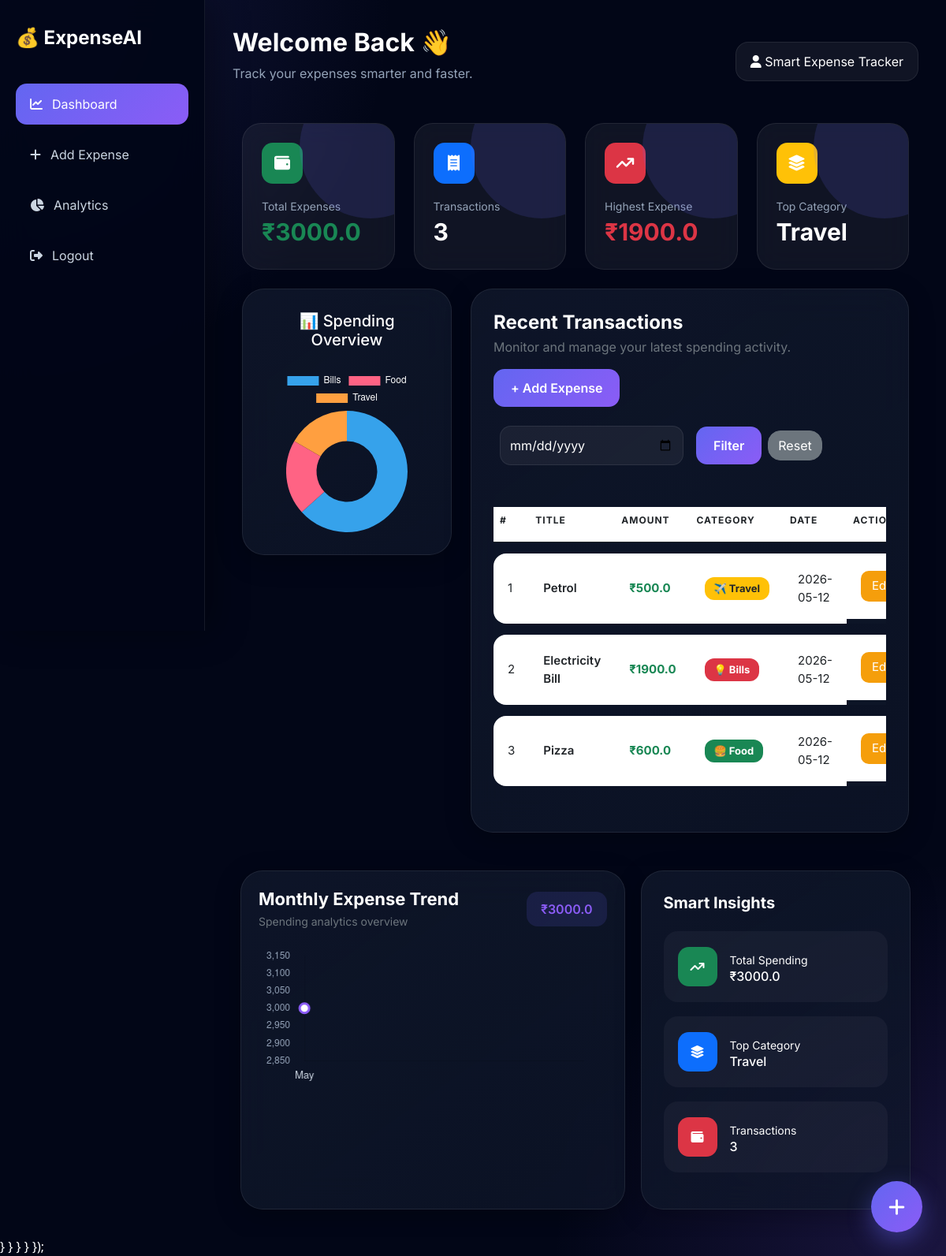
The app's page /dashboard (signed in) with its own data.
### tables this page shows
CREATE TABLE expenses (
            id INTEGER PRIMARY KEY AUTOINCREMENT,
            user_id INTEGER,
            title TEXT,
            amount REAL,
            category TEXT,
            date TEXT
        );

### app.py (the view)
@app.route('/dashboard')
def index():
    print(session)
    if 'user_id' not in session:
        return redirect('/login')
    user_id = session['user_id']
    conn = sqlite3.connect(DB_PATH)
    c = conn.cursor()
    selected_date = request.args.get('date')
    if selected_date:
        c.execute("""
    SELECT id, title, amount, category, date
    FROM expenses
    WHERE user_id=? AND date=?
""", (user_id, selected_date))
    else:
        c.execute("""
    SELECT id, title, amount, category, date
    FROM expenses
    WHERE user_id=?
""", (user_id,))
    data = c.fetchall()
    c.execute("SELECT SUM(amount) FROM expenses WHERE user_id=?", (user_id,))
    total = c.fetchone()[0] or 0
    c.execute("SELECT COUNT(*) FROM expenses WHERE user_id=?", (user_id,))
    count = c.fetchone()[0]
    c.execute("SELECT MAX(amount) FROM expenses WHERE user_id=?", (user_id,))
    max_expense = c.fetchone()[0] or 0
    c.execute("""
        SELECT category, COUNT(*)
        FROM expenses
        WHERE user_id=?
        GROUP BY category
        ORDER BY COUNT(*) DESC
        LIMIT 1
    """, (user_id,))
    top = c.fetchone()
    top_category = top[0] if top else "N/A"
    if selected_date:
        c.execute("""
        SELECT category, SUM(amount)
        FROM expenses
        WHERE user_id=? AND date=?
        GROUP BY category
    """, (user_id, selected_date))
    else:
        c.execute("""
        SELECT category, SUM(amount)
        FROM expenses
        WHERE user_id=?
        GROUP BY category
    """, (user_id,))
    chart_data = c.fetchall()
    c.execute("""
    SELECT strftime('%m', date) AS month,
           SUM(amount)
    FROM expenses
    WHERE user_id=?
    GROUP BY month
    ORDER BY month
    """, (user_id,))
    monthly_data = c.fetchall()
    conn.close()
    labels = [row[0] for row in chart_data]
    values = [row[1] for row in chart_data]
    month_names = {
    "01": "Jan",
    "02": "Feb",
    "03": "Mar",
    "04": "Apr",
    "05": "May",
    "06": "Jun",
    "07": "Jul",
    "08": "Aug",
    "09": "Sep",
    "10": "Oct",
    "11": "Nov",
    "12": "Dec"
}
    monthly_labels = [month_names.get(row[0], row[0]) for row in monthly_data]
    monthly_values = [row[1] for row in monthly_data]
    response = make_response(render_template("index.html",
                           expenses=data,
                           total=total,
                           count=count,
                           max_expense=max_expense,
                           top_category=top_category,
                           labels=labels,
                           values=values,
                           monthly_labels=monthly_labels,
                           monthly_values=monthly_values))
    response.headers["Cache-Control"] = "no-cache, no-store, must-revalidate"
    response.headers["Pragma"] = "no-cache"
    response.headers["Expires"] = "0"
    return response

### app.py (called while the page is built)
@app.after_request
def add_header(response):
    response.headers["Cache-Control"] = "no-cache, no-store, must-revalidate"
    response.headers["Pragma"] = "no-cache"
    response.headers["Expires"] = "0"
    return response

### templates/index.html (shortened to what this page needs)
<!DOCTYPE html>
<html lang="en">
<head>
    <link href="https://cdn.jsdelivr.net/npm/bootstrap@5.3.0/dist/css/bootstrap.min.css" rel="stylesheet">
    <link rel="stylesheet" href="https://cdnjs.cloudflare.com/ajax/libs/font-awesome/6.4.0/css/all.min.css">
    <link rel="stylesheet" href="https://cdnjs.cloudflare.com/ajax/libs/animate.css/4.1.1/animate.min.css"/>
</head>
<body>
<div class="layout">
    <div class="sidebar">
        <div class="logo">
            💰 ExpenseAI
        </div>
        <a href="/dashboard" class="nav-link-custom active-nav">
            <i class="fa-solid fa-chart-line"></i>
            Dashboard
        </a>
        <a href="#"
   class="nav-link-custom"
   data-bs-toggle="modal"
   data-bs-target="#expenseModal">
            <i class="fa-solid fa-plus"></i>
            Add Expense
        </a>
        <a href="#analytics-section" class="nav-link-custom">
            <i class="fa-solid fa-chart-pie"></i>
            Analytics
        </a>
        <a href="/logout" class="nav-link-custom">
            <i class="fa-solid fa-right-from-bracket"></i>
            Logout
        </a>
    </div>
    <div class="main-content">
        <div class="top-header animate__animated animate__fadeInDown">
            <div class="welcome">
                <h2>Welcome Back 👋</h2>
                <p>Track your expenses smarter and faster.</p>
            </div>
            <div class="profile-box">
                <i class="fa-solid fa-user"></i>
                Smart Expense Tracker
            </div>
        </div>
        <div class="row g-4 mb-4">
            <div class="col-lg-3 col-md-6">
                <div class="stats-card animate__animated animate__fadeInUp">
                    <div class="stats-icon bg-success">
                        <i class="fa-solid fa-wallet"></i>
                    </div>
                    <div class="card-title-small">Total Expenses</div>
                    <div class="card-value text-success">₹{{ total }}</div>
                </div>
            </div>
            <div class="col-lg-3 col-md-6">
                <div class="stats-card animate__animated animate__fadeInUp">
                    <div class="stats-icon bg-primary">
                        <i class="fa-solid fa-receipt"></i>
                    </div>
                    <div class="card-title-small">Transactions</div>
                    <div class="card-value">{{ count }}</div>
                </div>
            </div>
            <div class="col-lg-3 col-md-6">
                <div class="stats-card animate__animated animate__fadeInUp">
                    <div class="stats-icon bg-danger">
                        <i class="fa-solid fa-arrow-trend-up"></i>
                    </div>
                    <div class="card-title-small">Highest Expense</div>
                    <div class="card-value text-danger">₹{{ max_expense }}</div>
                </div>
            </div>
            <div class="col-lg-3 col-md-6">
                <div class="stats-card animate__animated animate__fadeInUp">
                    <div class="stats-icon bg-warning">
                        <i class="fa-solid fa-layer-group"></i>
                    </div>
                    <div class="card-title-small">Top Category</div>
                    <div class="card-value">{{ top_category }}</div>
                </div>
            </div>
        </div>
        <div class="row g-4">
            <div class="col-lg-4">
                <div class="glass-panel text-center">
                    <h5 class="mb-4">📊 Spending Overview</h5>
                    <canvas id="expenseChart"></canvas>
                </div>
            </div>
            <div class="col-lg-8">
                <div class="glass-panel">
                    <div class="d-flex justify-content-between align-items-center flex-wrap gap-3 mb-4">
                        <div>
    <h4 class="fw-bold mb-1">Recent Transactions</h4>
    <p class="text-secondary mb-0">
        Monitor and manage your latest spending activity.
    </p>
</div>
                        <button class="btn-primary-custom border-0"
                                data-bs-toggle="modal"
                                data-bs-target="#expenseModal">
                            + Add Expense
                        </button>
                    </div>
                    <form method="GET" class="row g-3 mb-4">
                        <div class="col-md-6">
                            <input type="date" name="date" class="form-control">
                        </div>
                        <div class="col-md-6 d-flex align-items-center gap-2">
                            <button class="btn-primary-custom border-0">
                                Filter
                            </button>
                            <a href="/dashboard" class="btn btn-secondary rounded-4">
                                Reset
                            </a>
                        </div>
                    </form>
                    <div class="table-responsive">
                        <table class="table align-middle">
                            <thead>
                                <tr>
                                    <th>#</th>
                                    <th>Title</th>
                                    <th>Amount</th>
                                    <th>Category</th>
                                    <th>Date</th>
                                    <th>Actions</th>
                                </tr>
                            </thead>
                            <tbody>
                                {% if expenses %}
                                    {% for e in expenses %}
                                    <tr>
                                        <td>{{ loop.index }}</td>
                                        <td class="fw-semibold">{{ e[1] }}</td>
                                        <td class="text-success fw-bold">
                                            ₹{{ e[2] }}
                                        </td>
                                        <td>
                                            {% if e[3] == 'Food' %}
                                                <span class="badge bg-success badge-custom">🍔 Food</span>
                                            {% elif e[3] == 'Travel' %}
                                                <span class="badge bg-warning text-dark badge-custom">✈️ Travel</span>
                                            {% elif e[3] == 'Bills' %}
                                                <span class="badge bg-danger badge-custom">💡 Bills</span>
                                            {% else %}
                                                <span class="badge bg-secondary badge-custom">
                                                    {{ e[3] }}
                                                </span>
                                            {% endif %}
                                        </td>
                                        <td>{{ e[4] }}</td>
                                        <td class="d-flex gap-2">
                                            <a href="/edit/{{ e[0] }}" class="btn-warning-custom text-decoration-none">
                                                Edit
                                            </a>
                                        </td>
                                    </tr>
                                    {% endfor %}
                                {% else %}
                                    <tr>
                                        <td colspan="6" class="text-center text-secondary py-4">
                                            No expenses found 📅
                                        </td>
                                    </tr>
                                {% endif %}
                            </tbody>
                        </table>
                    </div>
                </div>
            </div>
        </div>
<div id="analytics-section" class="row g-4 mt-4">
    <div class="col-lg-7">
        <div class="glass-panel analytics-mini-panel">
            <div class="d-flex justify-content-between align-items-center mb-3">
                <div>
                    <h5 class="fw-bold mb-1">
                        Monthly Expense Trend
                    </h5>
                    <p class="text-secondary mb-0">
                        Spending analytics overview
                    </p>
                </div>
                <div class="analytics-status">
                    ₹{{ total }}
                </div>
            </div>
            <div class="mini-chart-container">
                <canvas id="monthlyChart"></canvas>
            </div>
        </div>
    </div>
    <div class="col-lg-5">
        <div class="glass-panel insights-panel">
            <h5 class="fw-bold mb-4">
                Smart Insights
            </h5>
            <div class="insight-box">
                <div class="insight-icon bg-success">
                    <i class="fa-solid fa-arrow-trend-up"></i>
                </div>
                <div>
                    <small>Total Spending</small>
                    <h6 class="mb-0">₹{{ total }}</h6>
                </div>
            </div>
            <div class="insight-box">
                <div class="insight-icon bg-primary">
                    <i class="fa-solid fa-layer-group"></i>
                </div>
                <div>
                    <small>Top Category</small>
                    <h6 class="mb-0">{{ top_category }}</h6>
                </div>
            </div>
            <div class="insight-box">
                <div class="insight-icon bg-danger">
                    <i class="fa-solid fa-wallet"></i>
                </div>
                <div>
                    <small>Transactions</small>
                    <h6 class="mb-0">{{ count }}</h6>
                </div>
            </div>
        </div>
    </div>
</div>
</div>
</div>
<script>
    const ctx = document.getElementById('expenseChart');
    new Chart(ctx, {
        type: 'doughnut',
        data: {
            labels: {{ labels | tojson }},
            datasets: [{
                data: {{ values | tojson }},
                borderWidth: 0
            }]
        },
        options: {
            plugins: {
                legend: {
                    labels: {
                        color: "white"
                    }
                }
            }
        }
    });
</script>
<script>
const monthlyCtx = document.getElementById('monthlyChart');
new Chart(monthlyCtx, {
    type: 'line',
    data: {
        labels: {{ monthly_labels | tojson }},
        datasets: [{
            label: 'Expense Trend',
            data: {{ monthly_values | tojson }},
            borderColor: '#8b5cf6',
            shadowOffsetX: 0,
            backgroundColor: 'rgba(139,92,246,0.10)',
            fill: true,
            tension: 0.45,
            borderWidth: 4,
            pointRadius: 6,
            pointHoverRadius: 10,
            pointBackgroundColor: '#ffffff',
            pointBorderColor: '#8b5cf6',
            pointBorderWidth: 3
        }]
    },
    options: {
        responsive: true,
        maintainAspectRatio: false,
        layout: {
        padding: {
        right: 30
        }
    },
        interaction: {
            intersect: false,
            mode: 'index'
        },
        plugins: {
            legend: {
                display: false
            },
            tooltip: {
                backgroundColor: '#0f172a',
                borderColor: '#8b5cf6',
                borderWidth: 1,
                padding: 14,
                titleColor: '#ffffff',
                bodyColor: '#cbd5e1',
                displayColors: false
            }
        },
        scales: {
            x: {
                grid: {
                    display: false
                },
                ticks: {
                    color: '#cbd5e1',
                    font: {
                        size: 13
                    }
                }
            },
            y: {
                grid: {
                    display: false
                },
                ticks: {
                    color: '#94a3b8',
                    padding: 10,
                    font: {
                        size: 12
                    }
                }
            }
        }
    }
});
</script>
                }
            }
        }
    }
});
<button class="floating-btn"
        data-bs-toggle="modal"
        data-bs-target="#expenseModal">
    <i class="fa-solid fa-plus"></i>
</button>
</body>
</html>

### records on screen
expenses: category "Travel", title "Petrol", amount "500.0", shows "✈️ Travel", date "2026-05-12"
expenses: title "Electricity Bill", amount "1900.0", category "💡 Bills", date "2026-05-12"
expenses: title "Pizza", amount "600.0", category "🍔 Food", date "2026-05-12"

### other values on screen
{{ total }} "3000.0"
{{ count }} "3"
{{ max_expense }} "1900.0"
chart data {{ labels | tojson }} ["Bills", "Food", "Travel"]
chart data {{ values | tojson }} [1900.0, 600.0, 500.0]
chart data {{ monthly_labels | tojson }} ["May"]
chart data {{ monthly_values | tojson }} [3000.0]
